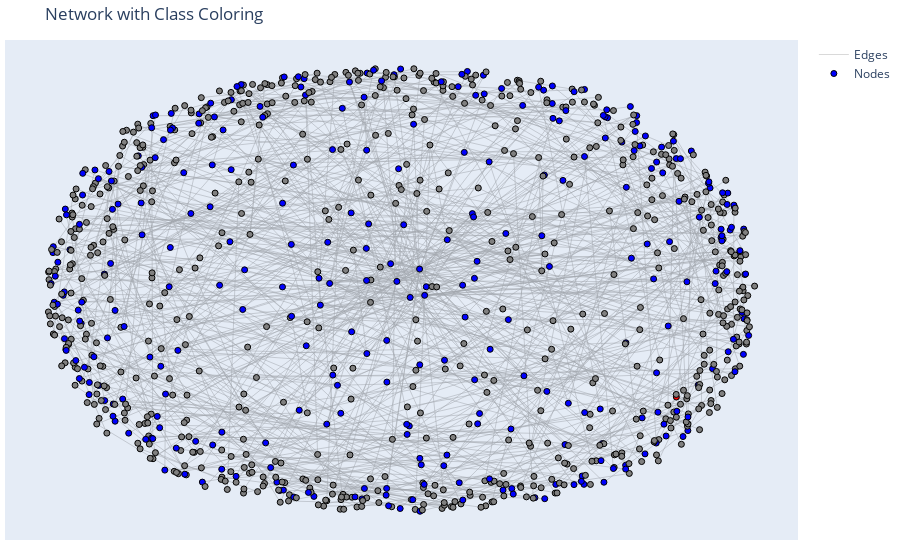

Source (notebook cell):
### Markdown cell above
# Elliptic Bitcoin Transaction Network Analysis

### Code cell
# Utility imports
import numpy as np
import pandas as pd
# Graph theory imports
import networkx as nx
# Visualization imports
import seaborn as sns
import matplotlib.pyplot as plt
import plotly.graph_objects as go
from plotly.subplots import make_subplots

# Load datasets
class_df = pd.read_csv("elliptic_txs_classes.csv")
edge_df = pd.read_csv("elliptic_txs_edgelist.csv")
feature_df = pd.read_csv("elliptic_txs_features.csv", header=None)

# Preprocess data
feature_df.columns = ['txID'] + [f'feature_{i}' for i in range(1, len(feature_df.columns))]
class_df.columns = ['txID', 'class']

# Convert txID to numeric
class_df['txID'] = pd.to_numeric(class_df['txID'])
feature_df['txID'] = pd.to_numeric(feature_df['txID'])

# Merge class and feature DataFrames
merged_df = pd.merge(class_df, feature_df, on='txID')
merged_df['class'] = merged_df['class'].astype('category')
merged_df = merged_df.sample(frac=1, random_state=42).reset_index(drop=True)

def get_node_colors(G, merged_df):
    """Assign colors to nodes based on their class"""
    node_colors = {}
    for node in G.nodes():
        # Convert node to string to match txID type
        node_str = str(node)
        
        # Find the class for this node
        node_class_row = merged_df[merged_df['txID'] == int(node_str)]
        
        if not node_class_row.empty:
            node_class = node_class_row['class'].values[0]
            
            # Color mapping
            if node_class == '1':
                node_colors[node_str] = 'red'  # illicit
            elif node_class == '2':
                node_colors[node_str] = 'blue'  # licit
            else:
                node_colors[node_str] = 'gray'  # unknown
        else:
            node_colors[node_str] = 'gray'  # Node not found in class dataframe
    
    return node_colors

def visualize_network_with_classes(G, merged_df, title='Network Structure', max_nodes=1000):
    """Visualize network with nodes color-coded by class"""
    # Limit nodes if graph is too large
    if len(G.nodes()) > max_nodes:
        nodes = list(G.nodes())[:max_nodes]
        G = G.subgraph(nodes)
   
    # Get node colors with corrected mapping
    node_colors = get_node_colors(G, merged_df)
   
    # Prepare layout
    pos = nx.spring_layout(G, k=0.5, iterations=50)
    node_x = [pos[node][0] for node in G.nodes()]
    node_y = [pos[node][1] for node in G.nodes()]
   
    # Prepare edges
    edge_x, edge_y = [], []
    for edge in G.edges():
        source, target = edge
        x0, y0 = pos[source]
        x1, y1 = pos[target]
        edge_x.extend([x0, x1, None])
        edge_y.extend([y0, y1, None])
   
    # Create visualization
    fig = go.Figure(data=[
        go.Scatter(x=edge_x, y=edge_y, mode='lines', line_shape='spline',
                   opacity=0.3, hoverinfo='none', name='Edges',
                   line=dict(color='black', width=0.5)),
        go.Scatter(x=node_x, y=node_y, mode='markers',
                   hoverinfo='text',
                   hovertext=[f"Node ID: {node}" for node in G.nodes()],
                   marker=dict(
                       size=6,
                       color=[node_colors.get(str(node), 'gray') for node in G.nodes()],
                       line=dict(width=1, color='black')
                   ),
                   name='Nodes')
    ])
    
    fig.update_layout(
        title=title,
        showlegend=True,
        hovermode='closest',
        margin=dict(b=20, l=5, r=5, t=40),
        xaxis=dict(showgrid=False, zeroline=False, showticklabels=False),
        yaxis=dict(showgrid=False, zeroline=False, showticklabels=False)
    )
   
    fig.show()

# Create full graph
G = nx.Graph()
G.add_edges_from(edge_df.values)

visualize_network_with_classes(G, merged_df, 'Network with Class Coloring')

### Figure 1 — Plotly figure (JSON) as saved in the notebook; plotly's stock layout.template omitted (floating-point values rounded to 4 significant figures; data arrays with more than 128 entries replaced by an {"elided": "..."} marker saying what was removed)
{"data": [{"hoverinfo": "none", "line": {"color": "black", "shape": "spline", "width": 0.5}, "mode": "lines", "name": "Edges", "opacity": 0.3, "type": "scatter", "x": {"elided": "2382 float values"}, "y": {"elided": "2382 float values"}}, {"hoverinfo": "text", "hovertext": {"elided": "1000 str values"}, "marker": {"color": {"elided": "1000 str values"}, "line": {"color": "black", "width": 1}, "size": 6}, "mode": "markers", "name": "Nodes", "type": "scatter", "x": {"elided": "1000 float values"}, "y": {"elided": "1000 float values"}}], "layout": {"hovermode": "closest", "margin": {"b": 20, "l": 5, "r": 5, "t": 40}, "showlegend": true, "title": {"text": "Network with Class Coloring"}, "xaxis": {"showgrid": false, "showticklabels": false, "zeroline": false}, "yaxis": {"showgrid": false, "showticklabels": false, "zeroline": false}}}
